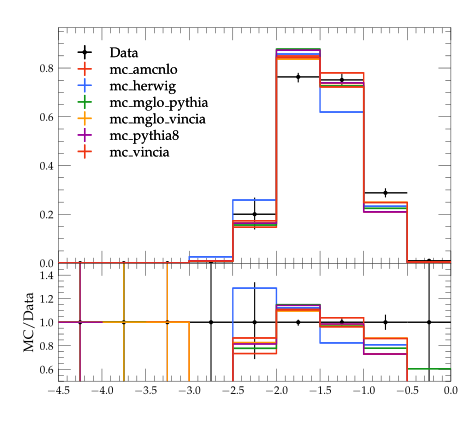

Write the Python code that produced this figure.
#! /usr/bin/env python3

# This Python script was auto-generated using YODA v2.1.3.
# Analysis object: /CMS_2026_PAS_SMP_25_010/zjets_ungroomed_pt2
# Timestamp: 17-06-2026 (16:43:15)

import matplotlib as mpl
import matplotlib.pyplot as plt
mpl.use('Agg') # comment out for interactive use
import os
import numpy as np
from numpy import nan, inf

plotDir = os.path.split(os.path.realpath(__file__))[0]
if 'YODA_USER_PLOT_PATH' in globals():
    plot_outdir = globals()['YODA_USER_PLOT_PATH']
else:
    plot_outdir = plotDir

#plot style
plt.style.use(os.path.join(plotDir, '../default.mplstyle'))
# plot metadata
figW, figH = plt.rcParams['figure.figsize']
ax_xLabel = ''
ax_yLabel = ''
ax_title  = ''
ax_xScale = 'linear'
ax_yScale = 'linear'
xLims = (-4.5, 0.0)
yLims = (-0.00097384353, 0.96537826)

# TeX-friendly labels for the legend
labels = {
  'legend' : ([ r"Data", r"mc\_amcnlo", r"mc\_herwig", r"mc\_mglo\_pythia", r"mc\_mglo\_vincia", r"mc\_pythia8", r"mc\_vincia" ], r""),
}

# Adjust canvas width and height
canvasW = 10.0
canvasH = 9.0
figW *= canvasW/10.
figH *= canvasH/9.

# Create figure and axis objects
fig, (ax, ratio0_ax) = plt.subplots(2, 1, sharex=True,
                  figsize=(figW,figH), gridspec_kw={'height_ratios': (6.0, 3.0)})

# Set figure margins
plt.subplots_adjust(
    left   = 1.0 * plt.rcParams['figure.subplot.left'],
    right  = 1.0 * plt.rcParams['figure.subplot.right'],
    top    = 1.0 * plt.rcParams['figure.subplot.top'],
    bottom = 1.0 * plt.rcParams['figure.subplot.bottom'])

ratio0_ax.yaxis.set_major_locator(mpl.ticker.MultipleLocator(0.2))
ratio0_ax.set_ylim(0.5, 1.4999)
ratio0_ax.set_ylabel('MC/Data')

# the numerical data is stored in a separate file
dataf = dict()
prefix = os.path.split(__file__)[0]
if prefix:    prefix = prefix + '/'
exec(open(prefix+'zjets_ungroomed_pt2__data.py').read(), dataf)


legend_handles = dict() # keep track of handles for the legend

# style options for curves
# starts at zorder>=5 to draw curve on top of legend
styles = {
  'Data': {
    'color' : 'black',
    'linestyle' : '-',
    'lineopacity' : 1.0,
    'linewidth' : 1,
    'marker' : 'o',
    'markersize' : 2,
    'capsize' : 0.0,
    'zorder' : 5,
    'histstyle' : 0,
    'drawstyle' : 'steps-pre',
    'xerrorbars' : 1,
    'yerrorbars' : 1,
    'fillcolor' : None,
    'fillopacity' : 1.0,
    'ratio0_linestyle' : '-',
    'ratio0_lineopacity' : 1.0,
    'ratio0_linewidth' : 1,
    'ratio0_marker' : 'o',
    'ratio0_markersize' : 2,
    'ratio0_capsize' : 0.0,
    'ratio0_zorder' : 5,
    'ratio0_histstyle' : 0,
    'ratio0_drawstyle' : 'steps-pre',
    'ratio0_xerrorbars' : 1,
    'ratio0_yerrorbars' : 1,
  },
  'mc_amcnlo.yoda': {
    'color' : '#EE3311',
    'linestyle' : '-',
    'lineopacity' : 1.0,
    'linewidth' : 1,
    'marker' : 'none',
    'markersize' : 2,
    'capsize' : 0.0,
    'zorder' : 6,
    'histstyle' : 1,
    'drawstyle' : 'steps-pre',
    'xerrorbars' : 1,
    'yerrorbars' : 1,
    'fillcolor' : None,
    'fillopacity' : 1.0,
    'ratio0_linestyle' : '-',
    'ratio0_lineopacity' : 1.0,
    'ratio0_linewidth' : 1,
    'ratio0_marker' : 'none',
    'ratio0_markersize' : 2,
    'ratio0_capsize' : 0.0,
    'ratio0_zorder' : 6,
    'ratio0_histstyle' : 1,
    'ratio0_drawstyle' : 'steps-pre',
    'ratio0_xerrorbars' : 1,
    'ratio0_yerrorbars' : 1,
  },
  'mc_herwig.yoda': {
    'color' : '#3366FF',
    'linestyle' : '-',
    'lineopacity' : 1.0,
    'linewidth' : 1,
    'marker' : 'none',
    'markersize' : 2,
    'capsize' : 0.0,
    'zorder' : 7,
    'histstyle' : 1,
    'drawstyle' : 'steps-pre',
    'xerrorbars' : 1,
    'yerrorbars' : 1,
    'fillcolor' : None,
    'fillopacity' : 1.0,
    'ratio0_linestyle' : '-',
    'ratio0_lineopacity' : 1.0,
    'ratio0_linewidth' : 1,
    'ratio0_marker' : 'none',
    'ratio0_markersize' : 2,
    'ratio0_capsize' : 0.0,
    'ratio0_zorder' : 7,
    'ratio0_histstyle' : 1,
    'ratio0_drawstyle' : 'steps-pre',
    'ratio0_xerrorbars' : 1,
    'ratio0_yerrorbars' : 1,
  },
  'mc_mglo_pythia.yoda': {
    'color' : '#109618',
    'linestyle' : '-',
    'lineopacity' : 1.0,
    'linewidth' : 1,
    'marker' : 'none',
    'markersize' : 2,
    'capsize' : 0.0,
    'zorder' : 8,
    'histstyle' : 1,
    'drawstyle' : 'steps-pre',
    'xerrorbars' : 1,
    'yerrorbars' : 1,
    'fillcolor' : None,
    'fillopacity' : 1.0,
    'ratio0_linestyle' : '-',
    'ratio0_lineopacity' : 1.0,
    'ratio0_linewidth' : 1,
    'ratio0_marker' : 'none',
    'ratio0_markersize' : 2,
    'ratio0_capsize' : 0.0,
    'ratio0_zorder' : 8,
    'ratio0_histstyle' : 1,
    'ratio0_drawstyle' : 'steps-pre',
    'ratio0_xerrorbars' : 1,
    'ratio0_yerrorbars' : 1,
  },
  'mc_mglo_vincia.yoda': {
    'color' : '#FF9900',
    'linestyle' : '-',
    'lineopacity' : 1.0,
    'linewidth' : 1,
    'marker' : 'none',
    'markersize' : 2,
    'capsize' : 0.0,
    'zorder' : 9,
    'histstyle' : 1,
    'drawstyle' : 'steps-pre',
    'xerrorbars' : 1,
    'yerrorbars' : 1,
    'fillcolor' : None,
    'fillopacity' : 1.0,
    'ratio0_linestyle' : '-',
    'ratio0_lineopacity' : 1.0,
    'ratio0_linewidth' : 1,
    'ratio0_marker' : 'none',
    'ratio0_markersize' : 2,
    'ratio0_capsize' : 0.0,
    'ratio0_zorder' : 9,
    'ratio0_histstyle' : 1,
    'ratio0_drawstyle' : 'steps-pre',
    'ratio0_xerrorbars' : 1,
    'ratio0_yerrorbars' : 1,
  },
  'mc_pythia8.yoda': {
    'color' : '#990099',
    'linestyle' : '-',
    'lineopacity' : 1.0,
    'linewidth' : 1,
    'marker' : 'none',
    'markersize' : 2,
    'capsize' : 0.0,
    'zorder' : 10,
    'histstyle' : 1,
    'drawstyle' : 'steps-pre',
    'xerrorbars' : 1,
    'yerrorbars' : 1,
    'fillcolor' : None,
    'fillopacity' : 1.0,
    'ratio0_linestyle' : '-',
    'ratio0_lineopacity' : 1.0,
    'ratio0_linewidth' : 1,
    'ratio0_marker' : 'none',
    'ratio0_markersize' : 2,
    'ratio0_capsize' : 0.0,
    'ratio0_zorder' : 10,
    'ratio0_histstyle' : 1,
    'ratio0_drawstyle' : 'steps-pre',
    'ratio0_xerrorbars' : 1,
    'ratio0_yerrorbars' : 1,
  },
  'mc_vincia.yoda': {
    'color' : '#EE3311',
    'linestyle' : '-',
    'lineopacity' : 1.0,
    'linewidth' : 1,
    'marker' : 'none',
    'markersize' : 2,
    'capsize' : 0.0,
    'zorder' : 11,
    'histstyle' : 1,
    'drawstyle' : 'steps-pre',
    'xerrorbars' : 1,
    'yerrorbars' : 1,
    'fillcolor' : None,
    'fillopacity' : 1.0,
    'ratio0_linestyle' : '-',
    'ratio0_lineopacity' : 1.0,
    'ratio0_linewidth' : 1,
    'ratio0_marker' : 'none',
    'ratio0_markersize' : 2,
    'ratio0_capsize' : 0.0,
    'ratio0_zorder' : 11,
    'ratio0_histstyle' : 1,
    'ratio0_drawstyle' : 'steps-pre',
    'ratio0_xerrorbars' : 1,
    'ratio0_yerrorbars' : 1,
  },
}

# curve from input yoda files in main panel
for label, yvals in dataf['yvals'].items():
    if all(np.isnan(v) for v in dataf['yvals'][label]):
        continue
    tmp = None
    if styles[label]['histstyle']: # draw as histogram
        xpos = dataf['xedges'][label] if styles[label]['drawstyle'] else dataf['xpoints'][label]
        ypos = np.insert(yvals, 0, yvals[0]) if styles[label]['drawstyle'] else yvals
        if styles[label]['fillcolor']: # fill area below curve
            ax.fill_between(xpos, ypos, step='pre',
                            color=styles[label]['fillcolor'],
                            alpha=styles[label]['fillopacity'])
        tmp, = ax.plot(xpos, ypos,
                       color=styles[label]['color'],
                       linestyle=styles[label]['linestyle'],
                       alpha=styles[label]['lineopacity'],
                       linewidth=styles[label]['linewidth'],
                       drawstyle=styles[label]['drawstyle'], solid_joinstyle='miter',
                       zorder=styles[label]['zorder'], label=label)
    tmp = ax.errorbar(dataf['xpoints'][label], yvals,
                      xerr=np.array(dataf['xerrs'][label])*styles[label]['xerrorbars'],
                      yerr=np.array(dataf['yerrs'][label])*styles[label]['yerrorbars'],
                      fmt=styles[label]['marker'], capsize=styles[label]['capsize'],
                      alpha=styles[label]['lineopacity'],
                      markersize=styles[label]['markersize'],
                      ecolor=styles[label]['color'],
                      color=styles[label]['color'], zorder=styles[label]['zorder'])
    tmp[-1][0].set_linestyle(styles[label]['linestyle'])
    tmp[-1][0].set_linewidth(styles[label]['linewidth'])
    if label in dataf['add_legend_handle']:  legend_handles[label] = tmp
    for varLabel in dataf['variation_yvals'].keys():
        if varLabel.startswith(label):
            tmp, = ax.plot(dataf['xedges'][label], dataf['variation_yvals'][varLabel],
                           color=styles[label]['color'],
                           linestyle=styles[label]['linestyle'],
                           linewidth=styles[label]['linewidth'],
                           drawstyle='steps-pre', solid_joinstyle='miter',
                           zorder=styles[label]['zorder'], alpha=0.5)


# plots on ratio panel
# curve from input yoda files in ratio panel
for label, yvals in dataf['ratio0_yvals'].items():
    if all(np.isnan(v) for v in yvals):
        continue
    if styles[label]['ratio0_histstyle']: # plot as histogram
        xpos = dataf['xedges']['Data'] if styles[label]['ratio0_drawstyle'] else dataf['xpoints']['Data']
        ypos = np.insert(yvals, 0, yvals[0]) if styles[label]['ratio0_drawstyle'] else yvals
        ratio0_ax.plot(xpos, ypos,
                       color=styles[label]['color'],
                       linewidth=styles[label]['linewidth'],
                       linestyle=styles[label]['ratio0_linestyle'],
                       alpha=styles[label]['ratio0_lineopacity'],
                       drawstyle=styles[label]['ratio0_drawstyle'], zorder=styles[label]['zorder'],
                       solid_joinstyle='miter')
    tmp = ratio0_ax.errorbar(dataf['xpoints']['Data'], yvals,
                             xerr=np.array(dataf['ref_xerrs'])*styles[label]['ratio0_xerrorbars'],
                             yerr=np.array(dataf['ratio0_yerrs'][label])*styles[label]['ratio0_yerrorbars'],
                             fmt=styles[label]['ratio0_marker'], capsize=styles[label]['ratio0_capsize'],
                             alpha=styles[label]['ratio0_lineopacity'],
                             markersize=styles[label]['ratio0_markersize'],
                             ecolor=styles[label]['color'],
                             color=styles[label]['color'])
    tmp[-1][0].set_linestyle(styles[label]['ratio0_linestyle'])
    tmp[-1][0].set_linewidth(styles[label]['ratio0_linewidth'])

    for varlabel in dataf['ratio0_variation_vals'].keys():
        if varlabel.startswith(label):
            ratio0_ax.plot(dataf['xedges']['Data'],
                            dataf['ratio0_variation_vals'][varlabel],
                            color=styles[label]['color'],
                            linestyle=styles[label]['linestyle'],
                            linewidth=styles[label]['linewidth'],
                            drawstyle='steps-pre', solid_joinstyle='miter',
                            zorder=1, alpha=0.5)

legend_items = list(legend_handles.values())
ax.add_artist(ax.legend(legend_items,
                        labels['legend'][0],
                        title=labels['legend'][1],
                        alignment='left',
                        loc='upper left',
                        bbox_to_anchor=(0.0, 0.97)))

# set plot metadata as defined above
ratio0_ax.set_xlabel(ax_xLabel)
ratio0_ax.xaxis.set_label_coords(1., -0.15)
ax.set_ylabel(ax_yLabel, ha='right', va='top')
ax.yaxis.set_label_coords(-0.11, 1.0)
ax.set_title(ax_title, loc='left')
ax.set_xscale(ax_xScale)
ax.set_yscale(ax_yScale)
ratio0_ax.set_yscale('linear')
ax.set_xlim(xLims)
ax.set_ylim(yLims)

# tick formatting
plt.rcParams['xtick.top'] = True
plt.rcParams['ytick.right'] = True
fig.align_ylabels((ax, ratio0_ax))
plt.savefig(os.path.join(plot_outdir, 'zjets_ungroomed_pt2.pdf'), format='PDF')
plt.savefig(os.path.join(plot_outdir, 'zjets_ungroomed_pt2.png'), format='PNG')

plt.close(fig)
